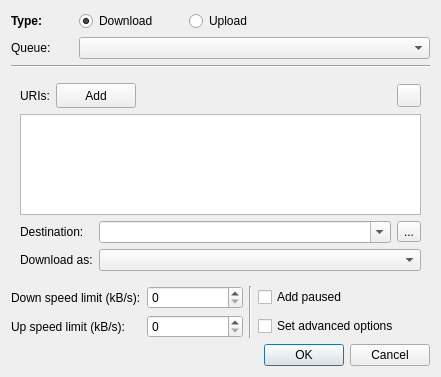
<ui version="4.0" >
 <class>NewTransferDlg</class>
 <widget class="QDialog" name="NewTransferDlg" >
  <property name="geometry" >
   <rect>
    <x>0</x>
    <y>0</y>
    <width>441</width>
    <height>377</height>
   </rect>
  </property>
  <property name="windowTitle" >
   <string>New transfer</string>
  </property>
  <layout class="QGridLayout" >
   <item row="0" column="0" >
    <widget class="QLabel" name="label" >
     <property name="text" >
      <string>&lt;b>Type:&lt;/b></string>
     </property>
    </widget>
   </item>
   <item row="0" column="1" colspan="2" >
    <widget class="QRadioButton" name="radioDownload" >
     <property name="text" >
      <string>Download</string>
     </property>
     <property name="checked" >
      <bool>true</bool>
     </property>
    </widget>
   </item>
   <item row="0" column="3" colspan="2" >
    <widget class="QRadioButton" name="radioUpload" >
     <property name="text" >
      <string>Upload</string>
     </property>
    </widget>
   </item>
   <item row="0" column="5" >
    <spacer>
     <property name="orientation" >
      <enum>Qt::Horizontal</enum>
     </property>
     <property name="sizeHint" >
      <size>
       <width>151</width>
       <height>20</height>
      </size>
     </property>
    </spacer>
   </item>
   <item row="2" column="0" colspan="6" >
    <widget class="Line" name="line" >
     <property name="orientation" >
      <enum>Qt::Horizontal</enum>
     </property>
    </widget>
   </item>
   <item row="3" column="0" colspan="6" >
    <widget class="QStackedWidget" name="stackedWidget" >
     <property name="lineWidth" >
      <number>0</number>
     </property>
     <property name="currentIndex" >
      <number>0</number>
     </property>
     <widget class="QWidget" name="page_5" >
      <layout class="QGridLayout" >
       <item row="0" column="0" >
        <widget class="QLabel" name="labelURIs_2" >
         <property name="sizePolicy" >
          <sizepolicy vsizetype="Preferred" hsizetype="Minimum" >
           <horstretch>0</horstretch>
           <verstretch>0</verstretch>
          </sizepolicy>
         </property>
         <property name="text" >
          <string>URIs:</string>
         </property>
        </widget>
       </item>
       <item row="0" column="1" colspan="2" >
        <widget class="QPushButton" name="pushAddFiles2" >
         <property name="sizePolicy" >
          <sizepolicy vsizetype="Minimum" hsizetype="Minimum" >
           <horstretch>0</horstretch>
           <verstretch>0</verstretch>
          </sizepolicy>
         </property>
         <property name="text" >
          <string>Add</string>
         </property>
         <property name="icon" >
          <iconset resource="gfx/resources.qrc" >:/menu/add.png</iconset>
         </property>
        </widget>
       </item>
       <item row="0" column="3" >
        <spacer>
         <property name="orientation" >
          <enum>Qt::Horizontal</enum>
         </property>
         <property name="sizeHint" >
          <size>
           <width>221</width>
           <height>25</height>
          </size>
         </property>
        </spacer>
       </item>
       <item row="0" column="4" >
        <widget class="QToolButton" name="toolAuth2" >
         <property name="toolTip" >
          <string>Set authentication data</string>
         </property>
         <property name="icon" >
          <iconset resource="gfx/resources.qrc" >:/menu/auth.png</iconset>
         </property>
        </widget>
       </item>
       <item row="1" column="0" colspan="5" >
        <widget class="QTextEdit" name="textURIs" >
         <property name="sizePolicy" >
          <sizepolicy vsizetype="Expanding" hsizetype="MinimumExpanding" >
           <horstretch>0</horstretch>
           <verstretch>0</verstretch>
          </sizepolicy>
         </property>
         <property name="acceptRichText" >
          <bool>false</bool>
         </property>
        </widget>
       </item>
       <item row="2" column="0" colspan="2" >
        <widget class="QLabel" name="label_13" >
         <property name="sizePolicy" >
          <sizepolicy vsizetype="Preferred" hsizetype="Minimum" >
           <horstretch>0</horstretch>
           <verstretch>0</verstretch>
          </sizepolicy>
         </property>
         <property name="text" >
          <string>Destination:</string>
         </property>
        </widget>
       </item>
       <item row="2" column="2" colspan="2" >
        <widget class="QComboBox" name="comboDestination" >
         <property name="sizePolicy" >
          <sizepolicy vsizetype="Fixed" hsizetype="MinimumExpanding" >
           <horstretch>0</horstretch>
           <verstretch>0</verstretch>
          </sizepolicy>
         </property>
         <property name="editable" >
          <bool>true</bool>
         </property>
        </widget>
       </item>
       <item row="2" column="4" >
        <widget class="QToolButton" name="toolBrowse" >
         <property name="text" >
          <string>...</string>
         </property>
        </widget>
       </item>
       <item row="3" column="0" colspan="2" >
        <widget class="QLabel" name="label_14" >
         <property name="sizePolicy" >
          <sizepolicy vsizetype="Preferred" hsizetype="Minimum" >
           <horstretch>0</horstretch>
           <verstretch>0</verstretch>
          </sizepolicy>
         </property>
         <property name="text" >
          <string>Download as:</string>
         </property>
        </widget>
       </item>
       <item row="3" column="2" colspan="3" >
        <widget class="QComboBox" name="comboClass" >
         <property name="sizePolicy" >
          <sizepolicy vsizetype="Fixed" hsizetype="MinimumExpanding" >
           <horstretch>0</horstretch>
           <verstretch>0</verstretch>
          </sizepolicy>
         </property>
        </widget>
       </item>
      </layout>
     </widget>
     <widget class="QWidget" name="page_6" >
      <layout class="QGridLayout" >
       <item row="0" column="0" >
        <widget class="QLabel" name="label_15" >
         <property name="text" >
          <string>Files:</string>
         </property>
        </widget>
       </item>
       <item row="0" column="1" >
        <widget class="QPushButton" name="pushAddFiles" >
         <property name="sizePolicy" >
          <sizepolicy vsizetype="Minimum" hsizetype="Minimum" >
           <horstretch>0</horstretch>
           <verstretch>0</verstretch>
          </sizepolicy>
         </property>
         <property name="text" >
          <string>Add</string>
         </property>
         <property name="icon" >
          <iconset resource="gfx/resources.qrc" >:/menu/add.png</iconset>
         </property>
        </widget>
       </item>
       <item row="0" column="2" colspan="2" >
        <spacer>
         <property name="orientation" >
          <enum>Qt::Horizontal</enum>
         </property>
         <property name="sizeHint" >
          <size>
           <width>251</width>
           <height>26</height>
          </size>
         </property>
        </spacer>
       </item>
       <item row="1" column="0" colspan="4" >
        <widget class="QTextEdit" name="textFiles" >
         <property name="acceptRichText" >
          <bool>false</bool>
         </property>
        </widget>
       </item>
       <item row="2" column="0" >
        <widget class="QLabel" name="label_16" >
         <property name="text" >
          <string>Destination:</string>
         </property>
        </widget>
       </item>
       <item row="2" column="1" colspan="2" >
        <widget class="QComboBox" name="comboDestination2" >
         <property name="editable" >
          <bool>true</bool>
         </property>
        </widget>
       </item>
       <item row="2" column="3" >
        <widget class="QToolButton" name="toolAuth" >
         <property name="toolTip" >
          <string>Set authentication data</string>
         </property>
         <property name="icon" >
          <iconset resource="gfx/resources.qrc" >:/menu/auth.png</iconset>
         </property>
        </widget>
       </item>
       <item row="3" column="0" >
        <widget class="QLabel" name="label_17" >
         <property name="text" >
          <string>Upload as:</string>
         </property>
        </widget>
       </item>
       <item row="3" column="1" colspan="3" >
        <widget class="QComboBox" name="comboClass2" />
       </item>
      </layout>
     </widget>
    </widget>
   </item>
   <item row="4" column="0" colspan="2" >
    <widget class="QLabel" name="label_4" >
     <property name="text" >
      <string>Down speed limit (kB/s):</string>
     </property>
    </widget>
   </item>
   <item row="4" column="2" colspan="2" >
    <widget class="QSpinBox" name="spinDown" />
   </item>
   <item rowspan="2" row="4" column="4" >
    <widget class="Line" name="line_2" >
     <property name="orientation" >
      <enum>Qt::Vertical</enum>
     </property>
    </widget>
   </item>
   <item row="4" column="5" >
    <widget class="QCheckBox" name="checkPaused" >
     <property name="text" >
      <string>Add paused</string>
     </property>
    </widget>
   </item>
   <item row="5" column="0" colspan="2" >
    <widget class="QLabel" name="label_5" >
     <property name="text" >
      <string>Up speed limit (kB/s):</string>
     </property>
    </widget>
   </item>
   <item row="5" column="2" colspan="2" >
    <widget class="QSpinBox" name="spinUp" />
   </item>
   <item row="5" column="5" >
    <widget class="QCheckBox" name="checkDetails" >
     <property name="text" >
      <string>Set advanced options</string>
     </property>
    </widget>
   </item>
   <item row="6" column="4" colspan="2" >
    <widget class="QDialogButtonBox" name="buttonBox" >
     <property name="orientation" >
      <enum>Qt::Horizontal</enum>
     </property>
     <property name="standardButtons" >
      <set>QDialogButtonBox::Cancel|QDialogButtonBox::NoButton|QDialogButtonBox::Ok</set>
     </property>
    </widget>
   </item>
   <item row="1" column="0" >
    <widget class="QLabel" name="label_2" >
     <property name="text" >
      <string>Queue:</string>
     </property>
    </widget>
   </item>
   <item row="1" column="1" colspan="5" >
    <widget class="QComboBox" name="comboQueue" />
   </item>
  </layout>
 </widget>
 <resources>
  <include location="gfx/resources.qrc" />
 </resources>
 <connections>
  <connection>
   <sender>buttonBox</sender>
   <signal>accepted()</signal>
   <receiver>NewTransferDlg</receiver>
   <slot>accept()</slot>
   <hints>
    <hint type="sourcelabel" >
     <x>248</x>
     <y>254</y>
    </hint>
    <hint type="destinationlabel" >
     <x>157</x>
     <y>274</y>
    </hint>
   </hints>
  </connection>
  <connection>
   <sender>buttonBox</sender>
   <signal>rejected()</signal>
   <receiver>NewTransferDlg</receiver>
   <slot>reject()</slot>
   <hints>
    <hint type="sourcelabel" >
     <x>316</x>
     <y>260</y>
    </hint>
    <hint type="destinationlabel" >
     <x>286</x>
     <y>274</y>
    </hint>
   </hints>
  </connection>
 </connections>
</ui>
